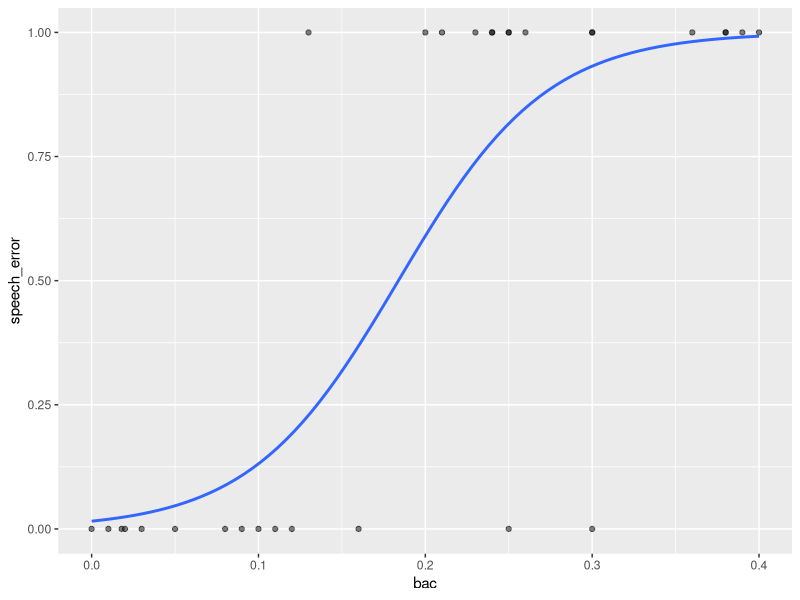
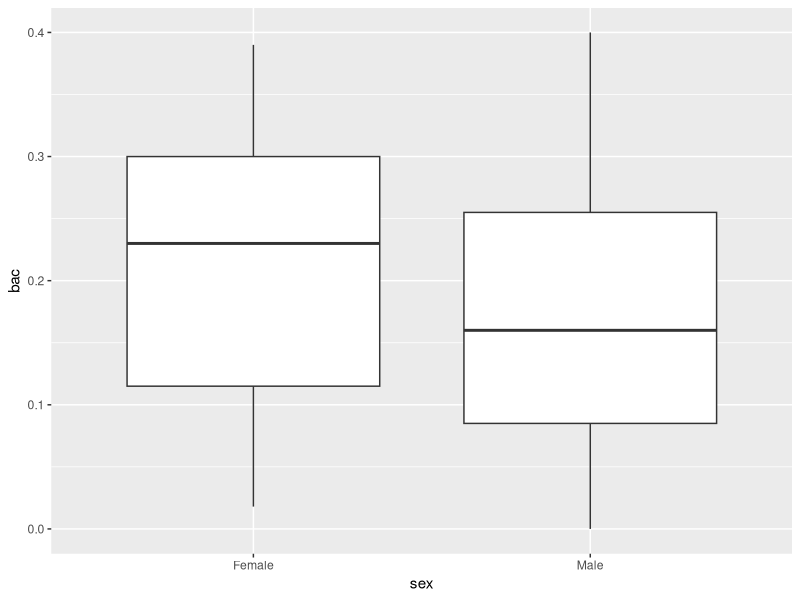
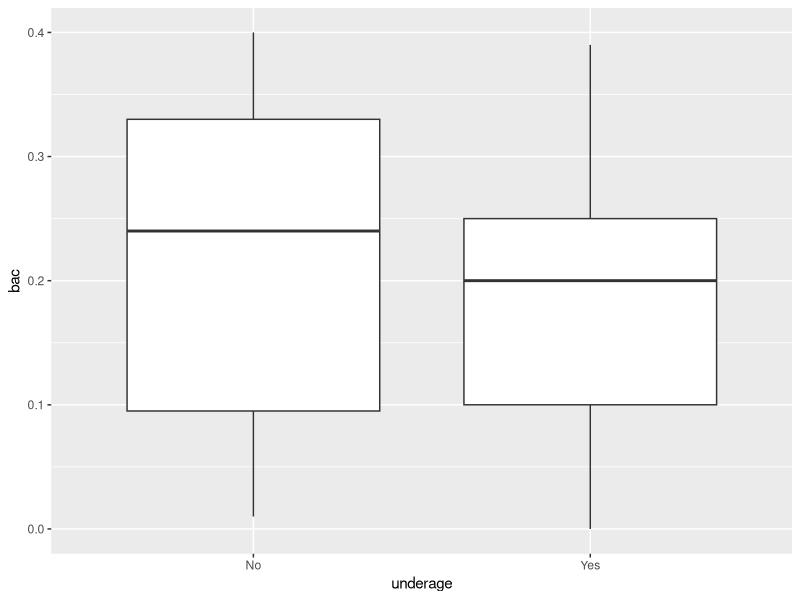

Write R code to recreate these figures, in order.
## ---- chunk 1
library(tidyverse)

# Create a `tibble`, i.e., a data frame in Tidyverse
df <- tibble(
  id = 1:30, 
  speech_error = c(1, 0, 1, 0, 1, 0, 1, 0, 1, 0, 1, 1, 1, 0, 0, 0, 1, 1, 1, 0, 0, 0, 0, 0, 1, 1, 1, 1, 0, 1),
  bac = c(0.2, 0, 0.3, 0.1, 0.4, 0.05, 0.3, 0.3, 0.25, 0.25, 0.39, 0.38, 0.36, 0.01, 0.02, 0.03, 0.24, 0.26, 0.25, 0.11, 0.12, 0.09, 0.08, .018, 0.21, 0.24, 0.23, 0.13, 0.16, 0.38),
  sex = c('Female', 'Male', 'Female', 'Male', 'Male', 'Female', 'Female', 'Male', 'Male', 'Female', 'Female', 'Female', 'Male', 'Male', 'Female', 'Male', 'Male', 'Male', 'Female', 'Female', 'Female', 'Male', 'Male', 'Female', 'Female', 'Male', 'Female', 'Male', 'Male', 'Female'),
  underage = c('Yes', 'Yes', 'Yes', 'No', 'No', 'Yes', 'No', 'No', 'Yes', 'Yes', 'Yes', 'No', 'No', 'No', 'Yes', 'No', 'Yes', 'Yes', 'No', 'No', 'Yes', 'No', 'Yes', 'No', 'Yes', 'No', 'No', 'Yes', 'Yes', 'No')
  )

# This function writes the data to a CSV file in the `data` folder in this directory
# write_csv(df, 'data/fake_bac_corpus.csv')

df
## ---- chunk 2
ggplot(df, aes(x=bac, y=speech_error)) + 
  geom_point(alpha=.5) +
  stat_smooth(method="glm", se=FALSE, method.args = list(family=binomial))
## ---- chunk 3
model <- glm(speech_error ~ bac, data = df, family=binomial())
summary(model)
## ---- chunk 4
model <- glm(speech_error ~ bac + sex, data = df, family=binomial())
summary(model)
## ---- chunk 5
model <- glm(speech_error ~ bac + underage + sex, data = df, family=binomial())
summary(model)
## ---- chunk 6
ggplot(data = df, aes(x = sex, y = bac)) +
  geom_boxplot()
## ---- chunk 7
ggplot(data = df, aes(x = underage, y = bac)) +
  geom_boxplot()
## ---- chunk 8
# t.test(df$y, df$x, paired=T, alternative="greater")
